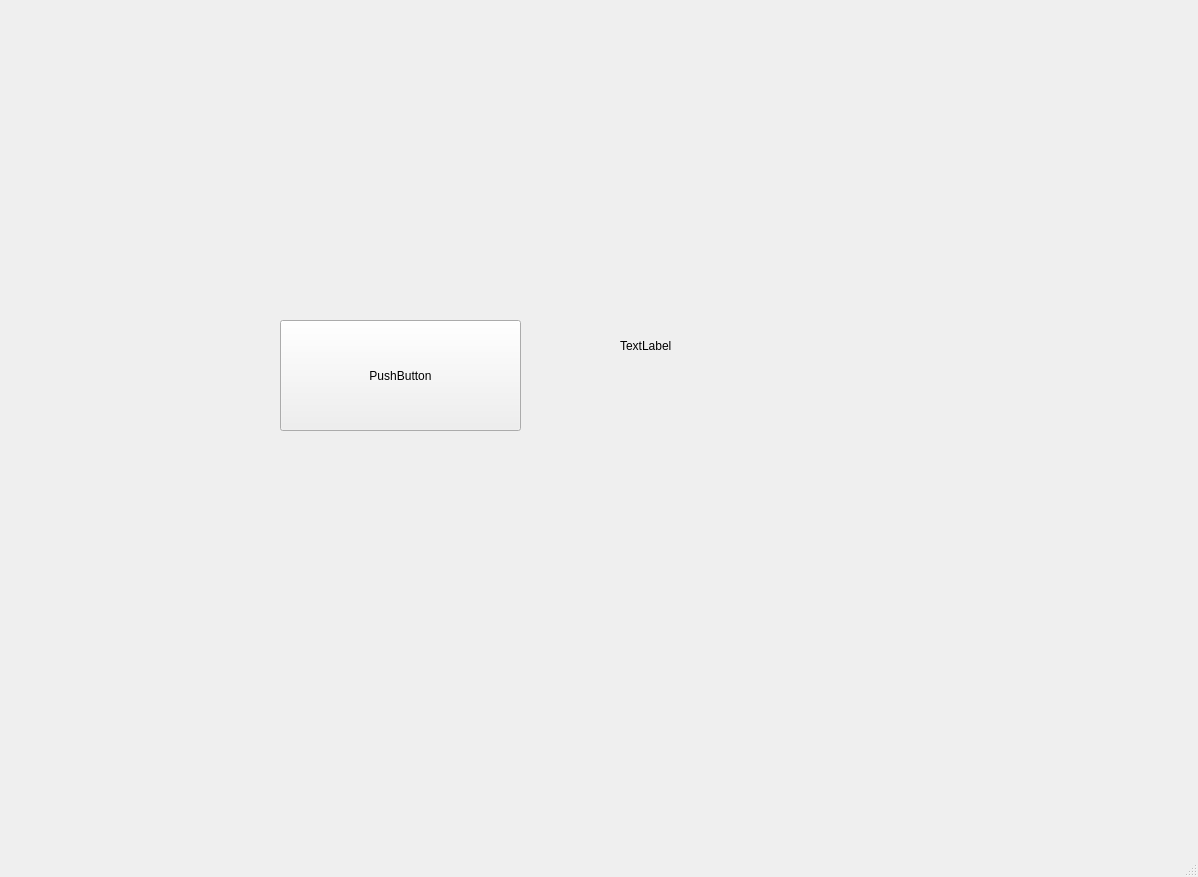
<?xml version="1.0" encoding="UTF-8"?>
<ui version="4.0">
 <class>MainWindow</class>
 <widget class="QMainWindow" name="MainWindow">
  <property name="geometry">
   <rect>
    <x>0</x>
    <y>0</y>
    <width>1198</width>
    <height>877</height>
   </rect>
  </property>
  <property name="windowTitle">
   <string>MainWindow</string>
  </property>
  <widget class="QWidget" name="centralwidget">
   <widget class="QPushButton" name="pushButton">
    <property name="geometry">
     <rect>
      <x>280</x>
      <y>320</y>
      <width>241</width>
      <height>111</height>
     </rect>
    </property>
    <property name="text">
     <string>PushButton</string>
    </property>
   </widget>
   <widget class="QLabel" name="label">
    <property name="geometry">
     <rect>
      <x>620</x>
      <y>280</y>
      <width>271</width>
      <height>131</height>
     </rect>
    </property>
    <property name="text">
     <string>TextLabel</string>
    </property>
   </widget>
  </widget>
  <widget class="QMenuBar" name="menubar">
   <property name="geometry">
    <rect>
     <x>0</x>
     <y>0</y>
     <width>1198</width>
     <height>23</height>
    </rect>
   </property>
  </widget>
  <widget class="QStatusBar" name="statusbar"/>
 </widget>
 <resources/>
 <connections/>
</ui>
